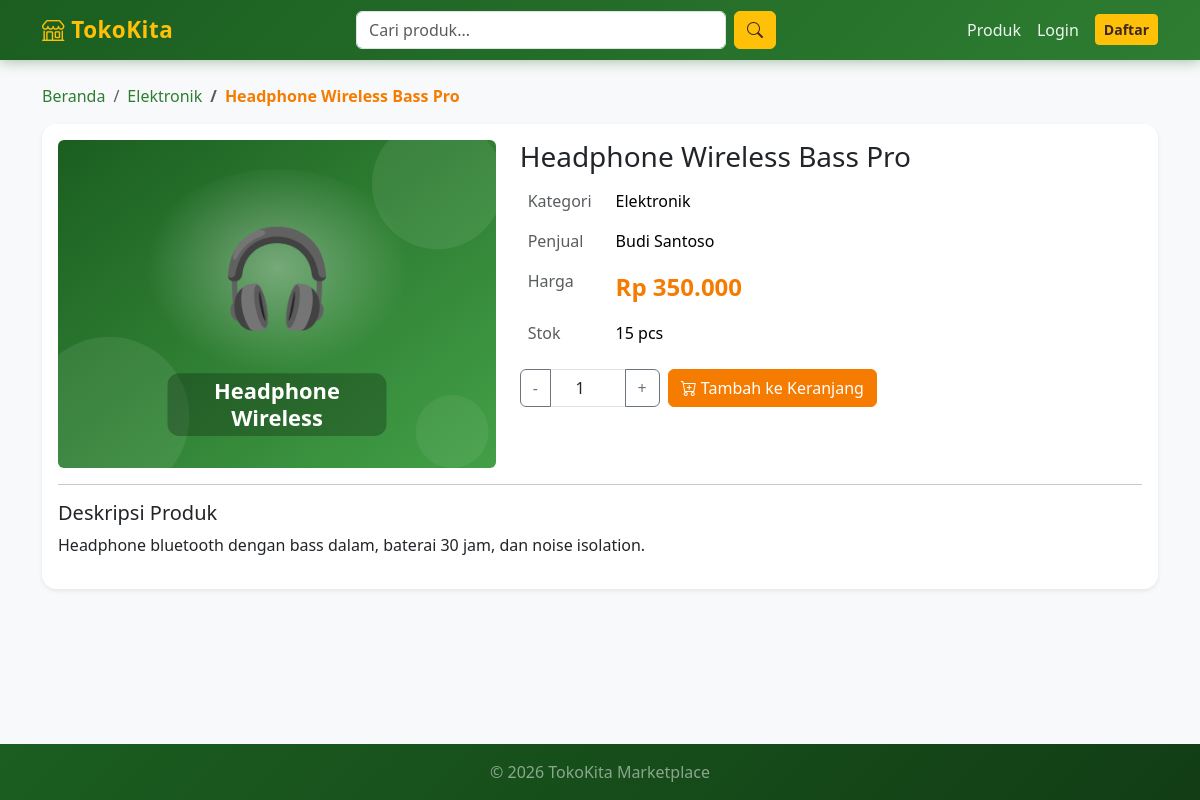
/produk/detail.php?id=1, run on the app's committed database.
### tables this page shows
CREATE TABLE produk (
  id_produk   INT AUTO_INCREMENT PRIMARY KEY,
  id_penjual  INT NOT NULL,
  id_kategori INT NOT NULL,
  nama_produk VARCHAR(150) NOT NULL,
  deskripsi   TEXT,
  harga       DECIMAL(12,2) NOT NULL DEFAULT 0,
  stok        INT NOT NULL DEFAULT 0,
  gambar      VARCHAR(255) DEFAULT NULL,
  created_at  TIMESTAMP DEFAULT CURRENT_TIMESTAMP,
  FOREIGN KEY (id_penjual)  REFERENCES users(id_user),
  FOREIGN KEY (id_kategori) REFERENCES kategori(id_kategori)
);

CREATE TABLE kategori (
  id_kategori   INT AUTO_INCREMENT PRIMARY KEY,
  nama_kategori VARCHAR(100) NOT NULL UNIQUE
);

CREATE TABLE users (
  id_user    INT AUTO_INCREMENT PRIMARY KEY,
  nama       VARCHAR(100) NOT NULL,
  email      VARCHAR(100) NOT NULL UNIQUE,
  password   VARCHAR(255) NOT NULL,
  no_hp      VARCHAR(20) DEFAULT NULL,
  alamat     TEXT DEFAULT NULL,
  role       ENUM('admin','penjual','pembeli') NOT NULL DEFAULT 'pembeli',
  created_at TIMESTAMP DEFAULT CURRENT_TIMESTAMP
);

### includes/functions.php (called while the page is built, shortened)
<?php
function e($string) {
    return htmlspecialchars((string) $string, ENT_QUOTES, 'UTF-8');
}
function rupiah($angka) {
    return 'Rp ' . number_format((float) $angka, 0, ',', '.');
}
function current_user() {
    return $_SESSION['user'] ?? null;
}
function produk_gambar_url($gambar) {
    if (is_file(UPLOAD_DIR . $gambar)) {
        return BASE_URL . '/assets/uploads/' . rawurlencode($gambar);
    }
    return BASE_URL . '/assets/img/no-image.svg';
}

### produk/detail.php (the view, shortened to what this page needs)
<?php
require_once __DIR__ . '/../includes/auth.php';
$id = (int) ($_GET['id'] ?? 0);
$stmt = mysqli_prepare($koneksi,
    'SELECT p.*, k.nama_kategori, u.nama AS nama_penjual
     FROM produk p
     JOIN kategori k ON k.id_kategori = p.id_kategori
     JOIN users u ON u.id_user = p.id_penjual
     WHERE p.id_produk = ?');
mysqli_stmt_bind_param($stmt, 'i', $id);
mysqli_stmt_execute($stmt);
$produk = mysqli_fetch_assoc(mysqli_stmt_get_result($stmt));
$user = current_user();
$bisa_beli = !$user || $user['role'] === 'pembeli';
$milik_sendiri = $user && (int) $user['id_user'] === (int) $produk['id_penjual'];
require_once __DIR__ . '/../includes/header.php';
$gambar = produk_gambar_url($produk['gambar']);
?>
<nav aria-label="breadcrumb">
    <ol class="breadcrumb">
        <li class="breadcrumb-item"><a href="<?= BASE_URL ?>/produk/index.php">Beranda</a></li>
        <li class="breadcrumb-item">
            <a href="<?= BASE_URL ?>/produk/index.php?kategori=<?= $produk['id_kategori'] ?>"><?= e($produk['nama_kategori']) ?></a>
        </li>
        <li class="breadcrumb-item active"><?= e($produk['nama_produk']) ?></li>
    </ol>
</nav>
<div class="card shadow-sm">
    <div class="card-body">
        <div class="row g-4">
            <div class="col-md-5">
                <img src="<?= $gambar ?>" class="img-fluid rounded w-100"
                     alt="<?= e($produk['nama_produk']) ?>" style="max-height: 400px; object-fit: cover;">
            </div>
            <div class="col-md-7">
                <h3><?= e($produk['nama_produk']) ?></h3>
                <table class="table table-borderless w-auto">
                    <tr><td class="text-muted pe-3">Kategori</td><td><?= e($produk['nama_kategori']) ?></td></tr>
                    <tr><td class="text-muted pe-3">Penjual</td><td><?= e($produk['nama_penjual']) ?></td></tr>
                    <tr><td class="text-muted pe-3">Harga</td>
                        <td class="fs-4 fw-bold text-primary"><?= rupiah($produk['harga']) ?></td></tr>
                    <tr><td class="text-muted pe-3">Stok</td><td><?= (int) $produk['stok'] ?> pcs</td></tr>
                </table>
                <?php if ($milik_sendiri): ?>
                    <div class="alert alert-info">Ini produk milik Anda.
                        <a href="<?= BASE_URL ?>/produk/edit.php?id=<?= $produk['id_produk'] ?>">Edit produk</a>
                    </div>
                <?php elseif ((int) $produk['stok'] <= 0): ?>
                    <button class="btn btn-secondary" disabled>Stok Habis</button>
                <?php elseif ($bisa_beli): ?>
                    <form action="<?= BASE_URL ?>/keranjang/tambah.php" method="post" class="d-flex align-items-center gap-2">
                        <div class="input-group" style="width: 140px;">
                            <button type="button" class="btn btn-outline-secondary" onclick="aturJumlah(-1)">-</button>
                            <input type="number" name="jumlah" id="jumlah" class="form-control text-center"
                                   value="1" min="1" max="<?= (int) $produk['stok'] ?>">
                            <button type="button" class="btn btn-outline-secondary" onclick="aturJumlah(1)">+</button>
                        </div>
                        <button type="submit" class="btn btn-primary">
                            <i class="bi bi-cart-plus"></i> Tambah ke Keranjang
                        </button>
                    </form>
                <?php else: ?>
                    <div class="alert alert-warning">Akun penjual/admin tidak dapat berbelanja.</div>
                <?php endif; ?>
            </div>
        </div>
        <hr>
        <h5>Deskripsi Produk</h5>
        <p><?= nl2br(e($produk['deskripsi'] ?? 'Tidak ada deskripsi.')) ?></p>
    </div>
</div>
<?php require_once __DIR__ . '/../includes/footer.php'; ?>

### assets/css/style.css (style rules this page uses)
:root { --tk-green: #2e7d32; --tk-green-dark: #1b5e20; --tk-green-light: #e8f5e9; --tk-yellow: #ffc107; --tk-yellow-dark: #ff8f00; --tk-yellow-light: #fff8e1; --tk-orange: #f57c00; --tk-orange-dark: #e65100; --tk-orange-light: #fff3e0; }
body { font-family: 'Segoe UI', system-ui, -apple-system, sans-serif; background-color: #f6f9f4; }
a { color: var(--tk-green); }
.breadcrumb-item a { text-decoration: none; }
.breadcrumb-item.active { color: var(--tk-orange); font-weight: 600; }
.btn-primary { --bs-btn-bg: var(--tk-orange); --bs-btn-border-color: var(--tk-orange); --bs-btn-hover-bg: var(--tk-orange-dark); --bs-btn-hover-border-color: var(--tk-orange-dark); --bs-btn-active-bg: var(--tk-orange-dark); --bs-btn-active-border-color: var(--tk-orange-dark); --bs-btn-disabled-bg: var(--tk-orange); --bs-btn-disabled-border-color: var(--tk-orange); }
.text-primary { color: var(--tk-orange) !important; }
.card { border: none; border-radius: .9rem; overflow: hidden; transition: transform .2s, box-shadow .2s; }

### data on the page
produk: id_kategori.nama_kategori "Elektronik", nama_produk "Headphone Wireless Bass Pro", gambar (picture), id_penjual.nama "Budi Santoso", harga "Rp 350.000", stok "15", deskripsi "Headphone bluetooth dengan bass dalam, baterai 30 jam, dan noise isolation."
